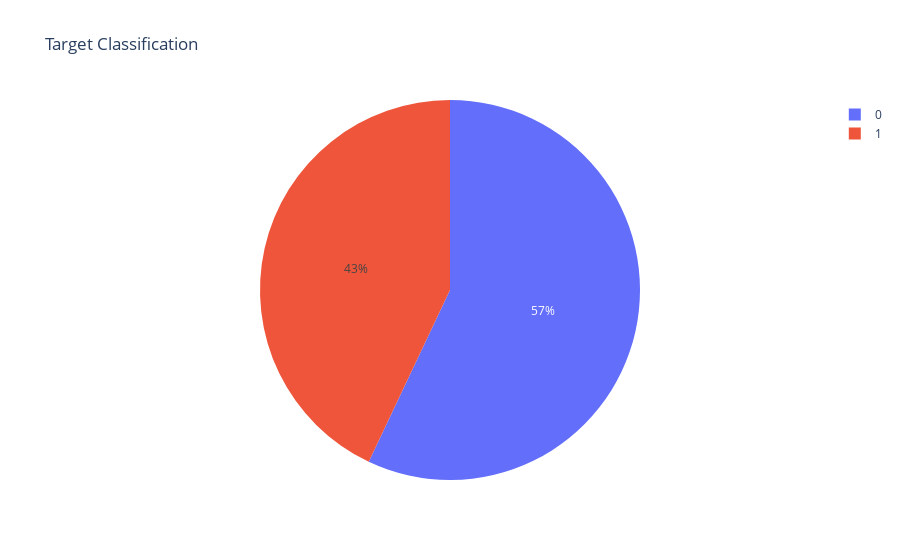

Source (notebook cell):
### Code cell
target_df = df.target.value_counts().reset_index()
target_df.columns = ['target', 'count']
fig = px.pie(target_df, values='count', names='target', title='Target Classification',
             color_discrete_sequence=['red', 'light blue'])
fig.show()

### Figure 1 — Plotly figure (JSON) as saved in the notebook; plotly's stock layout.template omitted (floating-point values rounded to 4 significant figures)
{"data": [{"domain": {"x": [0, 1], "y": [0, 1]}, "hovertemplate": "target=%{label}<br>count=%{value}<extra></extra>", "labels": [0, 1], "legendgroup": "", "name": "", "showlegend": true, "type": "pie", "values": [4342, 3271]}], "layout": {"legend": {"tracegroupgap": 0}, "piecolorway": ["red", "light blue"], "title": {"text": "Target Classification"}}}
